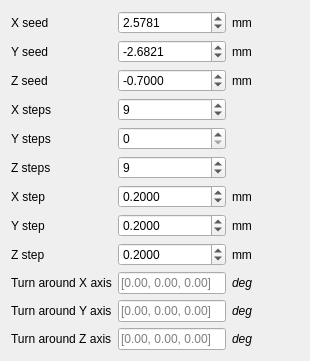
       <widget class="QWidget" name="widget_Global_Rot_Checked" native="true">
        <layout class="QGridLayout" name="gridLayout_2">
         <item row="9" column="3">
          <widget class="QPushButton" name="pushButton_Alpha_Array_Glob">
           <property name="toolTip">
            <string>&lt;html&gt;&lt;head/&gt;&lt;body&gt;&lt;p&gt;&lt;span style=&quot; font-size:14pt;&quot;&gt;Provide rotational angles arond X axis for the plane with central neuron compartments.&lt;/span&gt;&lt;/p&gt;&lt;p&gt;&lt;span style=&quot; font-size:14pt; font-weight:600;&quot;&gt;Important&lt;/span&gt;&lt;span style=&quot; font-size:14pt;&quot;&gt;: Each plane is defined by 3 rotational angles. For example, if we do not want to rotate the plane, we should provide 0.0 to each of 'Turn around .. axis'. If we want to rotate plane along X axis by 45 degrees, we should procide 45.0 0.0 0.0. If we want to have both planes we should provide [0.0,45.0],[0.0,0.0],[0.0,0.0].&lt;/span&gt;&lt;/p&gt;&lt;/body&gt;&lt;/html&gt;</string>
           </property>
           <property name="text">
            <string/>
           </property>
           <property name="icon">
            <iconset resource="../icons.qrc">
             <normaloff>:/icons/icons/info.png</normaloff>:/icons/icons/info.png</iconset>
           </property>
           <property name="iconSize">
            <size>
             <width>24</width>
             <height>24</height>
            </size>
           </property>
           <property name="flat">
            <bool>true</bool>
           </property>
          </widget>
         </item>
         <item row="6" column="1">
          <widget class="QDoubleSpinBox" name="doubleSpinBox_X_Step">
           <property name="font">
            <font/>
           </property>
           <property name="locale">
            <locale language="English" country="UnitedKingdom"/>
           </property>
           <property name="decimals">
            <number>4</number>
           </property>
           <property name="minimum">
            <double>-100000000000000004384584304507619735463404765184.000000000000000</double>
           </property>
           <property name="maximum">
            <double>9999999999999999538762658202121142272.000000000000000</double>
           </property>
           <property name="value">
            <double>0.200000000000000</double>
           </property>
          </widget>
         </item>
         <item row="7" column="3">
          <widget class="QPushButton" name="pushButton_Y_Step">
           <property name="toolTip">
            <string>&lt;html&gt;&lt;head/&gt;&lt;body&gt;&lt;p&gt;&lt;span style=&quot; font-size:14pt;&quot;&gt;Provide distance between neuron models along Y axis&lt;/span&gt;&lt;/p&gt;&lt;/body&gt;&lt;/html&gt;</string>
           </property>
           <property name="text">
            <string/>
           </property>
           <property name="icon">
            <iconset resource="../icons.qrc">
             <normaloff>:/icons/icons/info.png</normaloff>:/icons/icons/info.png</iconset>
           </property>
           <property name="iconSize">
            <size>
             <width>24</width>
             <height>24</height>
            </size>
           </property>
           <property name="flat">
            <bool>true</bool>
           </property>
          </widget>
         </item>
         <item row="5" column="3">
          <widget class="QPushButton" name="pushButton_Z_Steps">
           <property name="toolTip">
            <string>&lt;html&gt;&lt;head/&gt;&lt;body&gt;&lt;p&gt;&lt;span style=&quot; font-size:14pt;&quot;&gt;Provide number of neuron models that will be additionally placed on the Z axis around the central neuron.&lt;/span&gt;&lt;/p&gt;&lt;/body&gt;&lt;/html&gt;</string>
           </property>
           <property name="text">
            <string/>
           </property>
           <property name="icon">
            <iconset resource="../icons.qrc">
             <normaloff>:/icons/icons/info.png</normaloff>:/icons/icons/info.png</iconset>
           </property>
           <property name="iconSize">
            <size>
             <width>24</width>
             <height>24</height>
            </size>
           </property>
           <property name="flat">
            <bool>true</bool>
           </property>
          </widget>
         </item>
         <item row="1" column="2">
          <widget class="QLabel" name="label_29">
           <property name="font">
            <font/>
           </property>
           <property name="text">
            <string>mm</string>
           </property>
          </widget>
         </item>
         <item row="0" column="3">
          <widget class="QPushButton" name="pushButton_X_Seed">
           <property name="toolTip">
            <string>&lt;html&gt;&lt;head/&gt;&lt;body&gt;&lt;p&gt;&lt;span style=&quot; font-size:14pt;&quot;&gt;Provide X coordinate of the seeding node (central compartment) of the central neuron in the MRI data space.&lt;/span&gt;&lt;/p&gt;&lt;/body&gt;&lt;/html&gt;</string>
           </property>
           <property name="text">
            <string/>
           </property>
           <property name="icon">
            <iconset resource="../icons.qrc">
             <normaloff>:/icons/icons/info.png</normaloff>:/icons/icons/info.png</iconset>
           </property>
           <property name="iconSize">
            <size>
             <width>24</width>
             <height>24</height>
            </size>
           </property>
           <property name="flat">
            <bool>true</bool>
           </property>
          </widget>
         </item>
         <item row="0" column="1">
          <widget class="QDoubleSpinBox" name="doubleSpinBox_X_Seed">
           <property name="font">
            <font/>
           </property>
           <property name="locale">
            <locale language="English" country="UnitedKingdom"/>
           </property>
           <property name="decimals">
            <number>4</number>
           </property>
           <property name="minimum">
            <double>-100000000000000009190283508143378238084034459715684532224.000000000000000</double>
           </property>
           <property name="maximum">
            <double>100000000000000004384584304507619735463404765184.000000000000000</double>
           </property>
           <property name="value">
            <double>2.578100000000000</double>
           </property>
          </widget>
         </item>
         <item row="8" column="0">
          <widget class="QLabel" name="label_Z_Step">
           <property name="font">
            <font/>
           </property>
           <property name="text">
            <string>Z step</string>
           </property>
          </widget>
         </item>
         <item row="10" column="3">
          <widget class="QPushButton" name="pushButton_Beta_Array_Glob">
           <property name="toolTip">
            <string>&lt;html&gt;&lt;head/&gt;&lt;body&gt;&lt;p&gt;&lt;span style=&quot; font-size:14pt;&quot;&gt;Provide rotational angles arond Y axis for the plane with central neuron compartments.&lt;/span&gt;&lt;/p&gt;&lt;p&gt;&lt;span style=&quot; font-size:14pt; font-weight:600;&quot;&gt;Important&lt;/span&gt;&lt;span style=&quot; font-size:14pt;&quot;&gt;: Each plane is defined by 3 rotational angles. For example, if we do not want to rotate the plane, we should provide 0.0 to each of 'Turn around .. axis'. If we want to rotate plane along Y axis by 90 degrees, we should procide 0.0 90.0 0.0. If we want to have both planes we should provide [0.0,0.0],[0.0,90.0],[0.0,0.0].&lt;/span&gt;&lt;/p&gt;&lt;/body&gt;&lt;/html&gt;</string>
           </property>
           <property name="text">
            <string/>
           </property>
           <property name="icon">
            <iconset resource="../icons.qrc">
             <normaloff>:/icons/icons/info.png</normaloff>:/icons/icons/info.png</iconset>
           </property>
           <property name="iconSize">
            <size>
             <width>24</width>
             <height>24</height>
            </size>
           </property>
           <property name="flat">
            <bool>true</bool>
           </property>
          </widget>
         </item>
         <item row="1" column="1">
          <widget class="QDoubleSpinBox" name="doubleSpinBox_Y_Seed">
           <property name="font">
            <font/>
           </property>
           <property name="locale">
            <locale language="English" country="UnitedKingdom"/>
           </property>
           <property name="decimals">
            <number>4</number>
           </property>
           <property name="minimum">
            <double>-1000000000000000044885712678075916785549312.000000000000000</double>
           </property>
           <property name="maximum">
            <double>100000000000000000620008645040778319495168.000000000000000</double>
           </property>
           <property name="value">
            <double>-2.682100000000000</double>
           </property>
          </widget>
         </item>
         <item row="6" column="0">
          <widget class="QLabel" name="label_X_Step">
           <property name="font">
            <font/>
           </property>
           <property name="text">
            <string>X step</string>
           </property>
          </widget>
         </item>
         <item row="7" column="2">
          <widget class="QLabel" name="label_32">
           <property name="font">
            <font/>
           </property>
           <property name="text">
            <string>mm</string>
           </property>
          </widget>
         </item>
         <item row="11" column="1">
          <widget class="QLineEdit" name="lineEdit_Gamma_Array_Glob">
           <property name="font">
            <font/>
           </property>
           <property name="toolTip">
            <string>Enter Vector: Format: [0.00, 0.00, 0.00]</string>
           </property>
           <property name="locale">
            <locale language="English" country="UnitedKingdom"/>
           </property>
           <property name="inputMethodHints">
            <set>Qt::ImhFormattedNumbersOnly</set>
           </property>
           <property name="placeholderText">
            <string>[0.00, 0.00, 0.00]</string>
           </property>
          </widget>
         </item>
         <item row="1" column="3">
          <widget class="QPushButton" name="pushButton_Y_Seed">
           <property name="toolTip">
            <string>&lt;html&gt;&lt;head/&gt;&lt;body&gt;&lt;p&gt;&lt;span style=&quot; font-size:14pt;&quot;&gt;Provide Y coordinate of the seeding node (central compartment)  of the central neuron in the MRI data space.&lt;/span&gt;&lt;/p&gt;&lt;/body&gt;&lt;/html&gt;</string>
           </property>
           <property name="text">
            <string/>
           </property>
           <property name="icon">
            <iconset resource="../icons.qrc">
             <normaloff>:/icons/icons/info.png</normaloff>:/icons/icons/info.png</iconset>
           </property>
           <property name="iconSize">
            <size>
             <width>24</width>
             <height>24</height>
            </size>
           </property>
           <property name="flat">
            <bool>true</bool>
           </property>
          </widget>
         </item>
         <item row="2" column="1">
          <widget class="QDoubleSpinBox" name="doubleSpinBox_Z_Seed">
           <property name="font">
            <font/>
           </property>
           <property name="locale">
            <locale language="English" country="UnitedKingdom"/>
           </property>
           <property name="decimals">
            <number>4</number>
           </property>
           <property name="minimum">
            <double>-100000000000000004384584304507619735463404765184.000000000000000</double>
           </property>
           <property name="maximum">
            <double>1000000000000000044885712678075916785549312.000000000000000</double>
           </property>
           <property name="value">
            <double>-0.700000000000000</double>
           </property>
          </widget>
         </item>
         <item row="2" column="0">
          <widget class="QLabel" name="label_Z_Seed">
           <property name="font">
            <font/>
           </property>
           <property name="text">
            <string>Z seed</string>
           </property>
          </widget>
         </item>
         <item row="9" column="2">
          <widget class="QLabel" name="label_21">
           <property name="font">
            <font/>
           </property>
           <property name="text">
            <string>&lt;html&gt;&lt;head/&gt;&lt;body&gt;&lt;p&gt;&lt;span style=&quot; font-style:italic;&quot;&gt;deg&lt;/span&gt;&lt;/p&gt;&lt;/body&gt;&lt;/html&gt;</string>
           </property>
          </widget>
         </item>
         <item row="0" column="2">
          <widget class="QLabel" name="label_19">
           <property name="font">
            <font/>
           </property>
           <property name="text">
            <string>mm</string>
           </property>
          </widget>
         </item>
         <item row="8" column="1">
          <widget class="QDoubleSpinBox" name="doubleSpinBox_Z_Step">
           <property name="font">
            <font/>
           </property>
           <property name="locale">
            <locale language="English" country="UnitedKingdom"/>
           </property>
           <property name="decimals">
            <number>4</number>
           </property>
           <property name="minimum">
            <double>-9999999999999999931398190359470212947659194368.000000000000000</double>
           </property>
           <property name="maximum">
            <double>1000000000000000044885712678075916785549312.000000000000000</double>
           </property>
           <property name="value">
            <double>0.200000000000000</double>
           </property>
          </widget>
         </item>
         <item row="10" column="0">
          <widget class="QLabel" name="label_Beta_Array_Glob">
           <property name="font">
            <font/>
           </property>
           <property name="text">
            <string>Turn around Y axis</string>
           </property>
          </widget>
         </item>
         <item row="2" column="2">
          <widget class="QLabel" name="label_30">
           <property name="font">
            <font/>
           </property>
           <property name="text">
            <string>mm</string>
           </property>
          </widget>
         </item>
         <item row="10" column="1">
          <widget class="QLineEdit" name="lineEdit_Beta_Array_Glob">
           <property name="font">
            <font/>
           </property>
           <property name="toolTip">
            <string>Enter Vector: Format: [0.00, 0.00, 0.00]</string>
           </property>
           <property name="locale">
            <locale language="English" country="UnitedKingdom"/>
           </property>
           <property name="inputMethodHints">
            <set>Qt::ImhNone</set>
           </property>
           <property name="placeholderText">
            <string>[0.00, 0.00, 0.00]</string>
           </property>
          </widget>
         </item>
         <item row="3" column="1">
          <widget class="QSpinBox" name="spinBox_X_Steps">
           <property name="font">
            <font/>
           </property>
           <property name="locale">
            <locale language="English" country="UnitedKingdom"/>
           </property>
           <property name="maximum">
            <number>1000000000</number>
           </property>
           <property name="value">
            <number>9</number>
           </property>
          </widget>
         </item>
         <item row="7" column="1">
          <widget class="QDoubleSpinBox" name="doubleSpinBox_Y_Step">
           <property name="font">
            <font/>
           </property>
           <property name="locale">
            <locale language="English" country="UnitedKingdom"/>
           </property>
           <property name="decimals">
            <number>4</number>
           </property>
           <property name="minimum">
            <double>-1000000000000000042420637374017961984.000000000000000</double>
           </property>
           <property name="maximum">
            <double>100000000000000000620008645040778319495168.000000000000000</double>
           </property>
           <property name="value">
            <double>0.200000000000000</double>
           </property>
          </widget>
         </item>
         <item row="6" column="3">
          <widget class="QPushButton" name="pushButton_X_Step">
           <property name="toolTip">
            <string>&lt;html&gt;&lt;head/&gt;&lt;body&gt;&lt;p&gt;&lt;span style=&quot; font-size:14pt;&quot;&gt;Provide distance between neuron models along X axis&lt;/span&gt;&lt;/p&gt;&lt;/body&gt;&lt;/html&gt;</string>
           </property>
           <property name="text">
            <string/>
           </property>
           <property name="icon">
            <iconset resource="../icons.qrc">
             <normaloff>:/icons/icons/info.png</normaloff>:/icons/icons/info.png</iconset>
           </property>
           <property name="iconSize">
            <size>
             <width>24</width>
             <height>24</height>
            </size>
           </property>
           <property name="flat">
            <bool>true</bool>
           </property>
          </widget>
         </item>
         <item row="11" column="2">
          <widget class="QLabel" name="label_23">
           <property name="font">
            <font/>
           </property>
           <property name="text">
            <string>&lt;html&gt;&lt;head/&gt;&lt;body&gt;&lt;p&gt;&lt;span style=&quot; font-style:italic;&quot;&gt;deg&lt;/span&gt;&lt;/p&gt;&lt;/body&gt;&lt;/html&gt;</string>
           </property>
          </widget>
         </item>
         <item row="4" column="1">
          <widget class="QSpinBox" name="spinBox_Y_Steps">
           <property name="font">
            <font/>
           </property>
           <property name="locale">
            <locale language="English" country="UnitedKingdom"/>
           </property>
           <property name="maximum">
            <number>1000000000</number>
           </property>
          </widget>
         </item>
         <item row="3" column="3">
          <widget class="QPushButton" name="pushButton_X_Steps">
           <property name="toolTip">
            <string>&lt;html&gt;&lt;head/&gt;&lt;body&gt;&lt;p&gt;&lt;span style=&quot; font-size:14pt;&quot;&gt;Provide number of neuron models that will be additionally placed on the X axis around the central neuron.&lt;/span&gt;&lt;/p&gt;&lt;/body&gt;&lt;/html&gt;</string>
           </property>
           <property name="text">
            <string/>
           </property>
           <property name="icon">
            <iconset resource="../icons.qrc">
             <normaloff>:/icons/icons/info.png</normaloff>:/icons/icons/info.png</iconset>
           </property>
           <property name="iconSize">
            <size>
             <width>24</width>
             <height>24</height>
            </size>
           </property>
           <property name="flat">
            <bool>true</bool>
           </property>
          </widget>
         </item>
         <item row="1" column="0">
          <widget class="QLabel" name="label_Y_Seed">
           <property name="font">
            <font/>
           </property>
           <property name="text">
            <string>Y seed</string>
           </property>
          </widget>
         </item>
         <item row="2" column="3">
          <widget class="QPushButton" name="pushButton_Z_Seed">
           <property name="toolTip">
            <string>&lt;html&gt;&lt;head/&gt;&lt;body&gt;&lt;p&gt;&lt;span style=&quot; font-size:14pt;&quot;&gt;Provide Z coordinate of the seeding node (central compartment)  of the central neuron in the MRI data space.&lt;/span&gt;&lt;/p&gt;&lt;/body&gt;&lt;/html&gt;</string>
           </property>
           <property name="text">
            <string/>
           </property>
           <property name="icon">
            <iconset resource="../icons.qrc">
             <normaloff>:/icons/icons/info.png</normaloff>:/icons/icons/info.png</iconset>
           </property>
           <property name="iconSize">
            <size>
             <width>24</width>
             <height>24</height>
            </size>
           </property>
           <property name="flat">
            <bool>true</bool>
           </property>
          </widget>
         </item>
         <item row="4" column="3">
          <widget class="QPushButton" name="pushButton_Y_Steps">
           <property name="toolTip">
            <string>&lt;html&gt;&lt;head/&gt;&lt;body&gt;&lt;p&gt;&lt;span style=&quot; font-size:14pt;&quot;&gt;Provide number of neuron models that will be additionally placed on the Y axis around the central neuron.&lt;/span&gt;&lt;/p&gt;&lt;/body&gt;&lt;/html&gt;</string>
           </property>
           <property name="text">
            <string/>
           </property>
           <property name="icon">
            <iconset resource="../icons.qrc">
             <normaloff>:/icons/icons/info.png</normaloff>:/icons/icons/info.png</iconset>
           </property>
           <property name="iconSize">
            <size>
             <width>24</width>
             <height>24</height>
            </size>
           </property>
           <property name="flat">
            <bool>true</bool>
           </property>
          </widget>
         </item>
         <item row="5" column="1">
          <widget class="QSpinBox" name="spinBox_Z_Steps">
           <property name="font">
            <font/>
           </property>
           <property name="locale">
            <locale language="English" country="UnitedKingdom"/>
           </property>
           <property name="maximum">
            <number>1000000000</number>
           </property>
           <property name="value">
            <number>9</number>
           </property>
          </widget>
         </item>
         <item row="3" column="0">
          <widget class="QLabel" name="label_X_Steps">
           <property name="font">
            <font/>
           </property>
           <property name="text">
            <string>X steps</string>
           </property>
          </widget>
         </item>
         <item row="8" column="3">
          <widget class="QPushButton" name="pushButton_Z_Step">
           <property name="toolTip">
            <string>&lt;html&gt;&lt;head/&gt;&lt;body&gt;&lt;p&gt;&lt;span style=&quot; font-size:14pt;&quot;&gt;Provide distance between neuron models along Z axis&lt;/span&gt;&lt;/p&gt;&lt;/body&gt;&lt;/html&gt;</string>
           </property>
           <property name="text">
            <string/>
           </property>
           <property name="icon">
            <iconset resource="../icons.qrc">
             <normaloff>:/icons/icons/info.png</normaloff>:/icons/icons/info.png</iconset>
           </property>
           <property name="iconSize">
            <size>
             <width>24</width>
             <height>24</height>
            </size>
           </property>
           <property name="flat">
            <bool>true</bool>
           </property>
          </widget>
         </item>
         <item row="5" column="0">
          <widget class="QLabel" name="label_Z_Steps">
           <property name="font">
            <font/>
           </property>
           <property name="text">
            <string>Z steps</string>
           </property>
          </widget>
         </item>
         <item row="4" column="0">
          <widget class="QLabel" name="label_Y_Steps">
           <property name="font">
            <font/>
           </property>
           <property name="text">
            <string>Y steps</string>
           </property>
          </widget>
         </item>
         <item row="6" column="2">
          <widget class="QLabel" name="label_31">
           <property name="font">
            <font/>
           </property>
           <property name="text">
            <string>mm</string>
           </property>
          </widget>
         </item>
         <item row="11" column="3">
          <widget class="QPushButton" name="pushButton_Gamma_Array_Glob">
           <property name="toolTip">
            <string>&lt;html&gt;&lt;head/&gt;&lt;body&gt;&lt;p&gt;&lt;span style=&quot; font-size:14pt;&quot;&gt;Provide rotational angles arond Z axis for the plane with central neuron compartments.&lt;/span&gt;&lt;/p&gt;&lt;p&gt;&lt;span style=&quot; font-size:14pt; font-weight:600;&quot;&gt;Important&lt;/span&gt;&lt;span style=&quot; font-size:14pt;&quot;&gt;: Each plane is defined by 3 rotational angles. For example, if we do not want to rotate the plane, we should provide 0.0 to each of 'Turn around .. axis'. If we want to rotate plane along Z axis by 135 degrees, we should procide 0.0 0.0 135.0. If we want to have both planes we should provide [0.0,0.0],[0.0,0.0],[0.0,135.0].&lt;/span&gt;&lt;/p&gt;&lt;/body&gt;&lt;/html&gt;</string>
           </property>
           <property name="text">
            <string/>
           </property>
           <property name="icon">
            <iconset resource="../icons.qrc">
             <normaloff>:/icons/icons/info.png</normaloff>:/icons/icons/info.png</iconset>
           </property>
           <property name="iconSize">
            <size>
             <width>24</width>
             <height>24</height>
            </size>
           </property>
           <property name="flat">
            <bool>true</bool>
           </property>
          </widget>
         </item>
         <item row="9" column="0">
          <widget class="QLabel" name="label_Alpha_Array_Glob">
           <property name="font">
            <font/>
           </property>
           <property name="text">
            <string>Turn around X axis</string>
           </property>
          </widget>
         </item>
         <item row="8" column="2">
          <widget class="QLabel" name="label_33">
           <property name="font">
            <font/>
           </property>
           <property name="text">
            <string>mm</string>
           </property>
          </widget>
         </item>
         <item row="11" column="0">
          <widget class="QLabel" name="label_Gamma_Array_Glob">
           <property name="font">
            <font/>
           </property>
           <property name="text">
            <string>Turn around Z axis</string>
           </property>
          </widget>
         </item>
         <item row="7" column="0">
          <widget class="QLabel" name="label_Y_Step">
           <property name="font">
            <font/>
           </property>
           <property name="text">
            <string>Y step</string>
           </property>
          </widget>
         </item>
         <item row="9" column="1">
          <widget class="QLineEdit" name="lineEdit_Alpha_Array_Glob">
           <property name="font">
            <font/>
           </property>
           <property name="toolTip">
            <string>Enter Vector: Format: [0.00, 0.00, 0.00]</string>
           </property>
           <property name="locale">
            <locale language="English" country="UnitedKingdom"/>
           </property>
           <property name="inputMethodHints">
            <set>Qt::ImhFormattedNumbersOnly</set>
           </property>
           <property name="placeholderText">
            <string>[0.00, 0.00, 0.00]</string>
           </property>
          </widget>
         </item>
         <item row="0" column="0">
          <widget class="QLabel" name="label_X_Seed">
           <property name="font">
            <font/>
           </property>
           <property name="text">
            <string>X seed</string>
           </property>
          </widget>
         </item>
         <item row="10" column="2">
          <widget class="QLabel" name="label_22">
           <property name="font">
            <font/>
           </property>
           <property name="text">
            <string>&lt;html&gt;&lt;head/&gt;&lt;body&gt;&lt;p&gt;&lt;span style=&quot; font-style:italic;&quot;&gt;deg&lt;/span&gt;&lt;/p&gt;&lt;/body&gt;&lt;/html&gt;</string>
           </property>
          </widget>
         </item>
        </layout>
       </widget>
